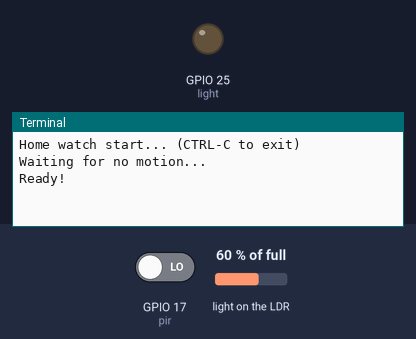
Simulated run of this program. Board: Raspberry Pi (BCM pin numbers). On the bench: output pins drawn as LEDs (lit = HIGH), the last lines printed to the terminal. The inputs (shaded band) are chosen by the test bench; at power-on: GPIO 17 (pir) LOW, light on the LDR 60 % of full. The clock reads 2024-03-15 10:24:30 at power-on unless the program sets it; the camera gives no picture and a still takes 0.5 s.

Above: at 1.2 s.
1.3 s: GPIO 17 (pir) driven HIGH
At 2.0 s:
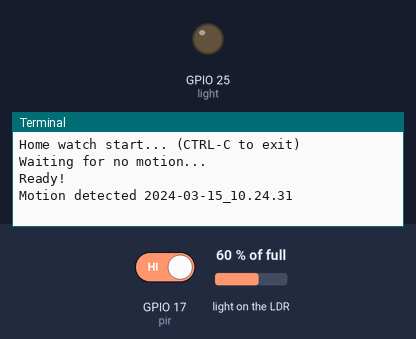
2.9 s: GPIO 17 (pir) driven LOW
At 4.4 s:
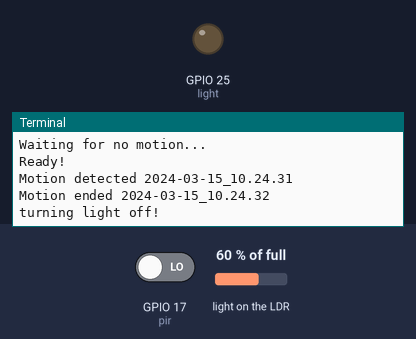

The program:

emailer.py
```python
# IO libs
from gpiozero import MotionSensor, LightSensor, LED
from picamera import PiCamera

# email libs
import smtplib
from email.mime.multipart import MIMEMultipart
from email.mime.image import MIMEImage
from email.mime.text import MIMEText

# std/misc libs
from os import environ
from datetime import datetime
from time import sleep

# init email settings
##from_address    = environ["EMAILER_FROM"]
##from_password   = environ["EMAILER_PASS"]
##to_addresses    = environ["EMAILER_TO"]

def send_email(current_time):
    filename = current_time + '.jpg'

    msg = MIMEMultipart()
    msg['Subject'] = 'Motion detected at the door at ' + current_time
    msg['From'] = from_address
    msg['To'] = to_addresses
    with open(filename, 'rb') as pic:
        pic = MIMEImage(pic.read())
    msg.attach(pic)
    server = smtplib.SMTP('smtp-mail.outlook.com', 587)
    server.starttls()
    server.login(from_address, from_password)
    server.ehlo()
    server.send_message(msg, from_address, to_addresses)
    server.quit()

def go_active():
    current_time = datetime.now().strftime("%Y-%m-%d_%H.%M.%S")
    print("Motion detected " + current_time)
    camera.capture(current_time + '.jpg')
    # send_email(current_time)
    camera.start_recording(current_time + '.h264')
    if not ldr.light_detected:
        print("turning light on!")
        light.on()

def go_inactive():
    current_time = datetime.now().strftime("%Y-%m-%d_%H.%M.%S")
    print("Motion ended " + current_time)
    camera.stop_recording()
    print("turning light off!")
    light.off()

prev_state = 0

camera = PiCamera()
pir = MotionSensor(17, queue_len = 1)
ldr = LightSensor(24, queue_len = 1)
light = LED(25)

try:
    print("Home watch start... (CTRL-C to exit)")
    print("Waiting for no motion...")

    pir.wait_for_no_motion()

    print("Ready!")

    light.off()

    # loop until user quits (CTRL+C)
    while True:

        if pir.motion_detected and prev_state == 0:
            go_active()
            prev_state = 1
        elif not pir.motion_detected:
            if prev_state == 1:
                go_inactive()
            prev_state = 0

        sleep(0.2)

except KeyboardInterrupt:
    print("Quitting...")
```

Measured:
- after the input at 1.3 s, the terminal: prints a new line after 0.10 s (image 1)
- after the input at 2.9 s, the terminal: prints a new line at once (image 2)
